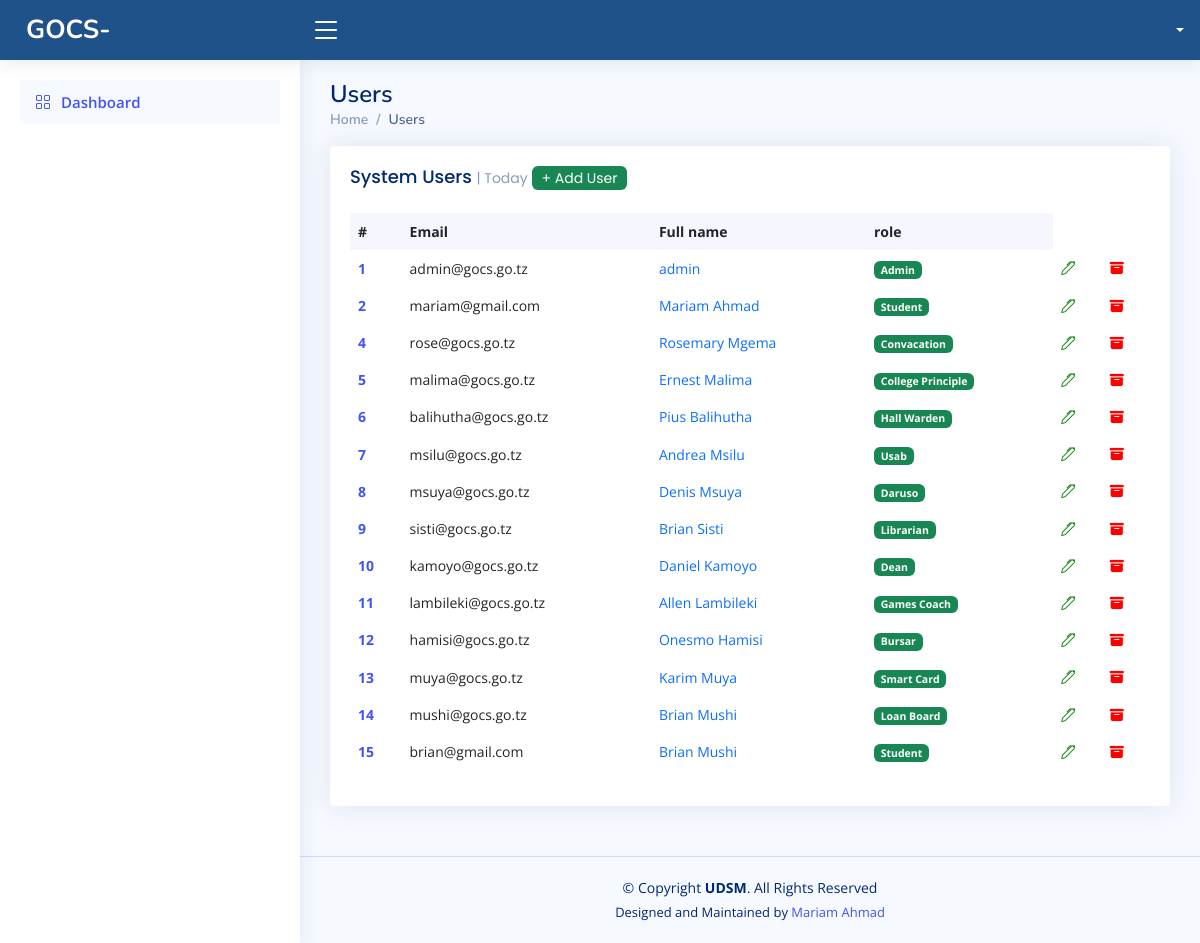
/modules/admin/user.php, run on the app's committed database.
### tables this page shows
CREATE TABLE `user` (
  `id` int(255) NOT NULL,
  `email` text NOT NULL,
  `fullname` text NOT NULL,
  `id_number` text NOT NULL,
  `role` text NOT NULL,
  `status` text NOT NULL,
  `password` text NOT NULL
);

### api/dashboard.php (called while the page is built, shortened)
<?php
include '../../connection/index.php';
  $query="select * from user";
  $result4=mysqli_query($connect,$query);
 ?>

### modules/admin/user.php (the view, shortened to what this page needs)
<?php
include '../../api/dashboard.php';
 ?>
<!DOCTYPE html>
<html lang="en">
<?php include "../../head/head.php"; ?>
<body>
  <?php include "../../header/header.php"; ?>
  <?php include "../../aside/index.php" ?>
  <main id="main" class="main">
    <div class="pagetitle">
      <h1>Users</h1>
      <nav>
        <ol class="breadcrumb">
          <li class="breadcrumb-item"><a href="../home.php">Home</a></li>
          <li class="breadcrumb-item active">Users</li>
        </ol>
      </nav>
    </div>
    <section class="section dashboard">
      <div class="row">
            <div class="col-12">
              <div class="card recent-sales overflow-auto">
                <div class="card-body">
                  <h5 class="card-title">System Users <span>| Today</span> <a href="add-user.php"><span class="badge bg-success text-white">+ Add User</span></a></h5>
                  <table class="table table-borderless datatable">
                    <thead>
                      <tr>
                        <th scope="col">#</th>
                        <th scope="col">Email</th>
                        <th scope="col">Full name</th>
                        <th scope="col">role</th>
                      </tr>
                    </thead>
                    <tbody>
                    <?php
                                                    while($rows4=$result4->fetch_assoc())
                                                         {
                                                       ?>
                      <tr>
                        <th scope="row"><a href="#"><?php echo $rows4['id'];?></a></th>
                        <td><?php echo $rows4['email'];?></td>
                        <td><a href="#" class="text-primary"><?php echo $rows4['fullname'];?></a></td>
                        <td><span class="badge bg-success"><?php if($rows4['role'] == '1') {
                          echo 'Admin';
                        } else if ($rows4['role'] == '2') {
                          echo 'Student';
                        } else if ($rows4['role'] == '3') {
                          echo 'Convacation';
                        } else if ($rows4['role'] == '4') {
                          echo 'College Principle';
                        } else if ($rows4['role'] == '5') {
                          echo 'Hall Warden';
                        } else if ($rows4['role'] == '6') {
                          echo 'Usab';
                        } else if($rows4['role'] == '7') {
                          echo 'Daruso';
                        } else if($rows4['role'] == '8') {
                          echo 'Librarian';
                        } else if($rows4['role'] == '9') {
                          echo 'Dean';
                        }  else if($rows4['role'] == '10') {
                          echo 'Games Coach';
                        } else if($rows4['role'] == '11') {
                          echo 'Bursar';
                        } else if($rows4['role'] == '12') {
                          echo 'Smart Card';
                        } else if($rows4['role'] == '13') {
                          echo 'Loan Board';
                        }
                        ?></span></td>
                        <td><a href="update.php?id=<?php echo base64_encode($rows4['id']); ?>"><i class="bi bi-pen" style="color: green;"></i></a></td>
                        <td><a href="delete.php?id=<?php echo base64_encode($rows4['id']); ?>"><i class="bi bi-archive-fill" style="color: red;"></i></a></td>
                      </tr>
                      <?php
                                                     }
                                                     ?>
                    </tbody>
                  </table>
                </div>
              </div>
            </div>
          </div>
    </section>
  </main>
  <?php include "../../footer/index.php"; ?>
  <?php include "../../js/index.php"; ?>
</body>
</html>

### assets/css/style.css (style rules this page uses)
:root { scroll-behavior: smooth; }
body { font-family: "Open Sans", sans-serif; background: #f6f9ff; color: #444444; }
a { color: #4154f1; text-decoration: none; }
h1, h2, h3, h4, h5, h6 { font-family: "Nunito", sans-serif; }
#main { margin-top: 60px; padding: 20px 30px; transition: all 0.3s; }
.pagetitle { margin-bottom: 10px; }
.pagetitle h1 { font-size: 24px; margin-bottom: 0; font-weight: 600; color: #012970; }
.card { margin-bottom: 30px; border: none; border-radius: 5px; box-shadow: 0px 0 30px rgba(1, 41, 112, 0.1); }
.card-title { padding: 20px 0 15px 0; font-size: 18px; font-weight: 500; color: #012970; font-family: "Poppins", sans-serif; }
.card-title span { color: #899bbd; font-size: 14px; font-weight: 400; }
.card-body { padding: 0 20px 20px 20px; }
.breadcrumb { font-size: 14px; font-family: "Nunito", sans-serif; color: #899bbd; font-weight: 600; }
.breadcrumb a { color: #899bbd; transition: 0.3s; }
.breadcrumb .breadcrumb-item::before { color: #899bbd; }
.breadcrumb .active { color: #51678f; font-weight: 600; }
@media (min-width: 1200px) { #main, #footer { margin-left: 300px; } }
.dashboard .recent-sales { font-size: 14px; }
.dashboard .recent-sales .table thead { background: #f6f6fe; }
.dashboard .recent-sales .table thead th { border: 0; }

### data on the page
user: id "1", email "admin@gocs.go.tz", fullname "admin", role "Admin"
user: id "2", email "mariam@gmail.com", fullname "Mariam Ahmad", role "Student"
user: id "4", email "rose@gocs.go.tz", fullname "Rosemary Mgema", role "Convacation"
user: id "5", email "malima@gocs.go.tz", fullname "Ernest Malima", role "College Principle"
user: id "6", email "balihutha@gocs.go.tz", fullname "Pius Balihutha", role "Hall Warden"
user: id "7", email "msilu@gocs.go.tz", fullname "Andrea Msilu", role "Usab"
user: id "8", email "msuya@gocs.go.tz", fullname "Denis Msuya", role "Daruso"
user: id "9", email "sisti@gocs.go.tz", fullname "Brian Sisti", role "Librarian"
user: id "10", email "kamoyo@gocs.go.tz", fullname "Daniel Kamoyo", role "Dean"
user: id "11", email "lambileki@gocs.go.tz", fullname "Allen Lambileki", role "Games Coach"
user: id "12", email "hamisi@gocs.go.tz", fullname "Onesmo Hamisi", role "Bursar"
user: id "13", email "muya@gocs.go.tz", fullname "Karim Muya", role "Smart Card"
user: id "14", email "mushi@gocs.go.tz", fullname "Brian Mushi", role "Loan Board"
user: id "15", email "brian@gmail.com", fullname "Brian Mushi", role "Student"
